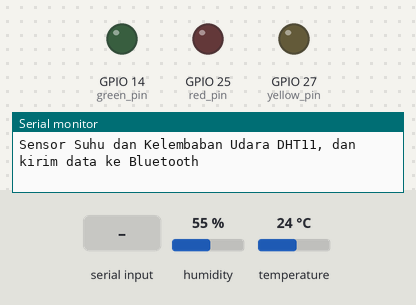
Recording of a sketch running on a simulated ESP32. Shown: output pins drawn as LEDs (lit = HIGH), the last lines printed to the serial monitor. The test bench sets the inputs (shaded band); at power-on: humidity 55 %, temperature 24 °C. Nothing arrives over Bluetooth unless stated.

Above: at 2.7 s.
2.8 s: "90,45,200\n" received over the second serial link
At 3.3 s:
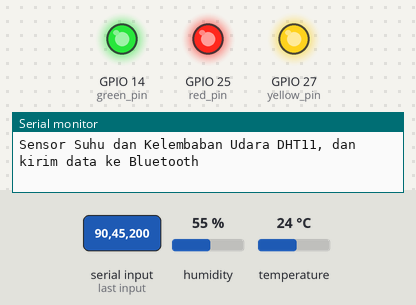
4.3 s: "90,45\n" received over the second serial link
At 5.5 s:
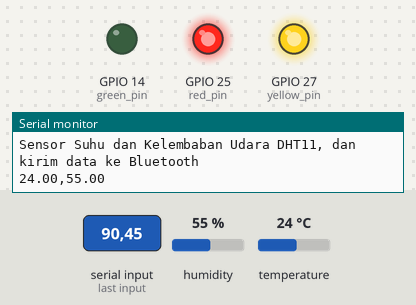
5.8 s: "5\n" received over the second serial link
At 6.8 s:
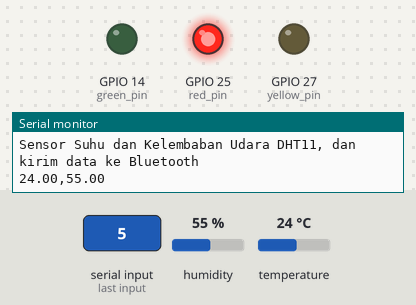
7.3 s: "30,150,10\n" received over the second serial link
At 8.0 s:
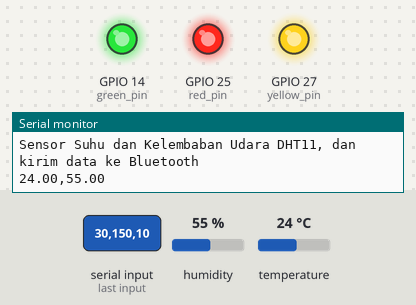
8.8 s: "30,150\n" received over the second serial link
At 9.1 s:
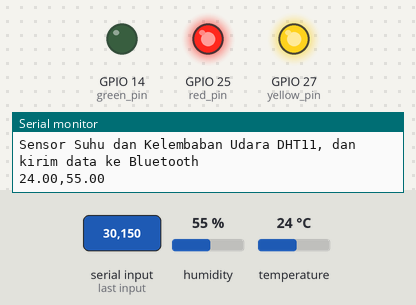
Timing chart, 0 to 11.3 s (numbered marks = the images above; inputs shaded):
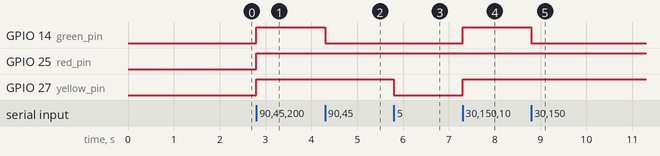

Measured:
- after the input at 2.8 s, GPIO 14 (green_pin), GPIO 25 (red_pin), GPIO 27 (yellow_pin): LOW → HIGH at once
- after the input at 4.3 s, GPIO 14 (green_pin): HIGH → LOW at once
- after the input at 5.8 s, GPIO 27 (yellow_pin): HIGH → LOW at once
- after the input at 7.3 s, GPIO 14 (green_pin), GPIO 27 (yellow_pin): LOW → HIGH at once
- after the input at 8.8 s, GPIO 14 (green_pin): HIGH → LOW at once

The sketch:

ESP32_BT_KodularDHT.ino
```cpp
/*  using ESP8266 to connect to Bluetooth WEMOS® D1 R32 W/ ESP32 UNO R3 PINOUT
 *  to select your board follow these steps.
    Tools → boards → scroll down to find ESP32 Dev Module → select the port
    Reference GPIO  https://www.botnroll.com/en/esp32/3639-wemos-d1-r32-w-esp32-uno-r3-pinout.html
    When uploading, don't connect pin TX and RX (GPIO16 and 17)
*/

#include <BluetoothSerial.h>

#include <DHT.h>
#define DHTPIN 26  //GPIO2 atau D4
// Uncomment the type of sensor in use:
//#define DHTTYPE    DHT11     // DHT 11
//#define DHTTYPE    DHT11     // DHT 22 (AM2302)
#define DHTTYPE    DHT21     // DHT 21 (AM2301)
DHT dht(DHTPIN, DHTTYPE);

// Pengaturan Bluetooth
BluetoothSerial SerialBT;

// current temperature & humidity, updated in loop()
float t = 0.0;
float h = 0.0;

//pin output
int red_pin = 25;
int yellow_pin = 27;
int green_pin = 14;

//Incoming Serial Data Array
const byte channel = 3;
char* arr[channel];

//millis================================
//Set every 5 sec read DHT
unsigned long previousMillis = 0;  // variable to store the last time the task was run
const long interval = 5000;        // time interval in milliseconds (eg 1000ms = 1 second)
//======================================

void setup() {
  Serial.begin(9600);
  SerialBT.begin("ESP32"); // Nama bluetooth
  delay(500);
  pinMode(red_pin, OUTPUT);
  pinMode(yellow_pin, OUTPUT);
  pinMode(green_pin, OUTPUT);

  Serial.println("Sensor Suhu dan Kelembaban Udara DHT11, dan kirim data ke Bluetooth");
  dht.begin();
  delay(1000);
}

void loop() {
  unsigned long currentMillis = millis();  // mendapatkan waktu sekarang
  // Checks whether it is time to run the task
  if (currentMillis - previousMillis >= interval) {
    // Save the last time the task was run
    previousMillis = currentMillis;

    t = dht.readTemperature();
    h = dht.readHumidity();
    Serial.print(t);
    Serial.print(",");
    Serial.print(h);
    Serial.println();

    //Send to Bluetooth
    SerialBT.print(t);
    SerialBT.print(",");
    SerialBT.print(h);
    SerialBT.println();
  }
  // Read bluetooth
  processIncomingSerial();
}

// INCOMING SERIAL DATA PROCESSING CODE----------------------------------------
void processIncomingSerial()
{
  if (SerialBT.available()) {
    parseData(GetSerialData());
    //Get data from serial, format: red_value,yellow_value, green_value. ex:0,0,1
    int red = atoi(arr[0]);
    int yellow = atoi(arr[1]);
    int green = atoi(arr[2]);

    //turn ON/OFF lamp
    digitalWrite(red_pin, red);
    digitalWrite(yellow_pin, yellow);
    digitalWrite(green_pin, green);
  }
}

// Gathers bytes from serial port to build inputString
//char* GetSerialData()
char* GetSerialData()
{
  static char inputString[64]; // Create a char array to store incoming data
  memset(inputString, 0, sizeof(inputString)); // Clear the memory from a pervious reading
  while (SerialBT.available()) {
    SerialBT.readBytesUntil('\n', inputString, 64); //Read every byte in Serial buffer until line end or 64 bytes
  }
  return inputString;
}

// Seperate the data at each delimeter
void parseData(char data[])
{
  char *token = strtok(data, ","); // Find the first delimeter and return the token before it
  int index = 0; // Index to track storage in the array
  while (token != NULL) { // Char* strings terminate w/ a Null character. We'll keep running the command until we hit it
    arr[index] = token; // Assign the token to an array
    token = strtok(NULL, ","); // Conintue to the next delimeter
    index++; // incremenet index to store next value
  }
}
```
